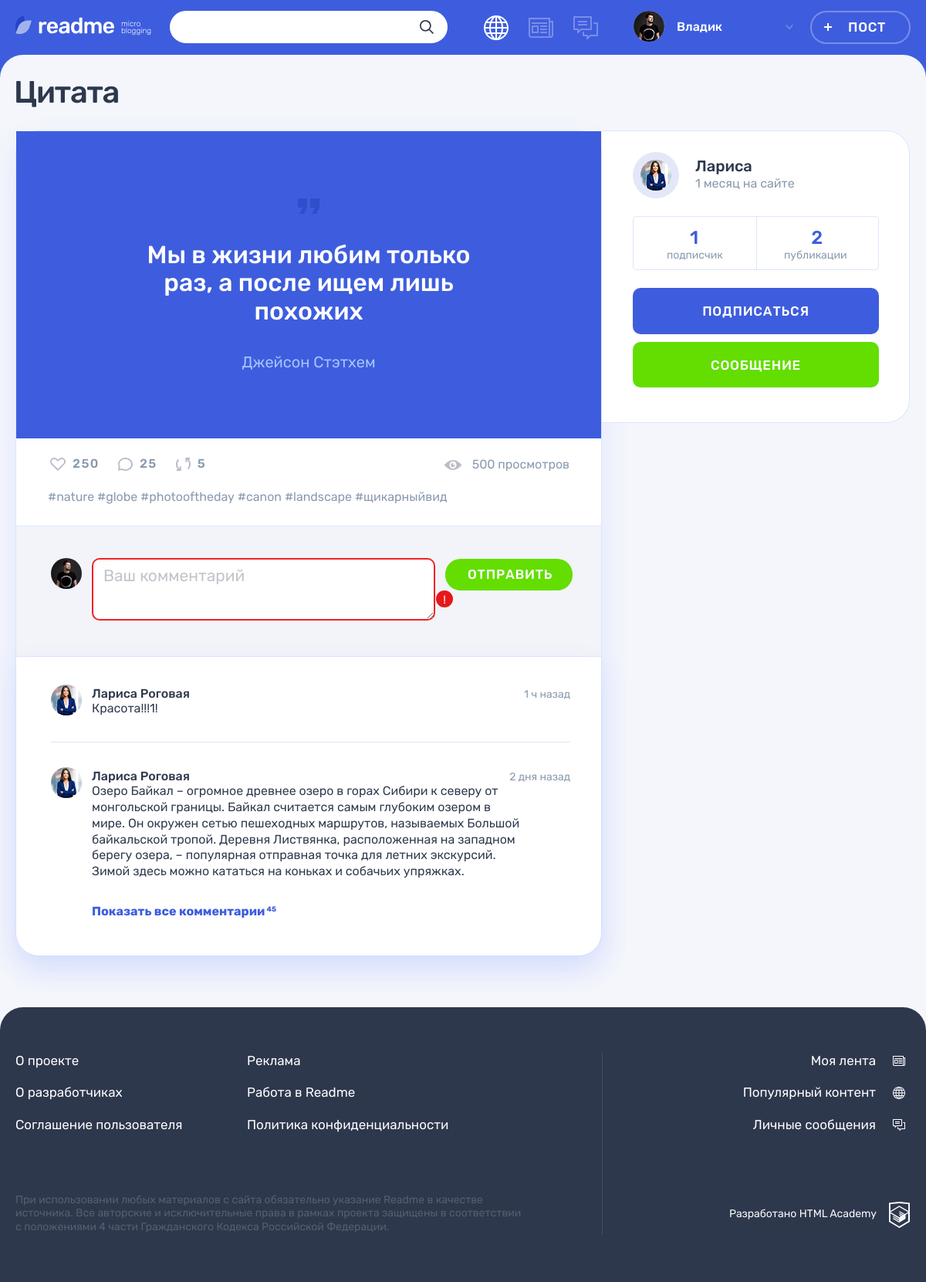
Screenshot of /post.php?id=1 (signed in) with the database file from the repository.
### tables this page shows
CREATE TABLE posts
(
  id           INT AUTO_INCREMENT PRIMARY KEY,
  dt_add       TIMESTAMP DEFAULT CURRENT_TIMESTAMP,
  title        VARCHAR(255) NOT NULL,
  text_content TEXT,
  quote_author VARCHAR(255),
  image        VARCHAR(255),
  video        VARCHAR(255),
  link         VARCHAR(255),
  views_count  INT,
  user_id      INT          NOT NULL,
  type_id      INT          NOT NULL,
  tag_id       INT
);

CREATE TABLE users
(
  id       INT AUTO_INCREMENT PRIMARY KEY,
  dt_add   TIMESTAMP DEFAULT CURRENT_TIMESTAMP,
  email    VARCHAR(128) NOT NULL UNIQUE,
  login    VARCHAR(64)  NOT NULL,
  password VARCHAR(255) NOT NULL,
  avatar   VARCHAR(255)
);

### helpers.php (called while the page is built, shortened)
<?php
function get_noun_plural_form(int $number, string $one, string $two, string $many): string {
    $number = (int)$number;
    $mod10 = $number % 10;
    $mod100 = $number % 100;
    switch (true) {
        case ($mod10 === 1):
            return $one;
        case ($mod10 >= 2 && $mod10 <= 4):
            return $two;
    }
}
function include_template($name, array $data = []) {
    $name = 'templates/' . $name;
    extract($data);
    require $name;
    $result = ob_get_clean();
    return $result;
}
function print_date_diff($date) {
    $first_date = date_create($date);
    $now = date_create('now');
    $date_diff = date_diff($now, $first_date);
    foreach ($date_diff as $period => $amount) {
        if ($amount !== 0) {
            switch ($period) {
                case 'm':
                    return "$amount " . get_noun_plural_form($amount, 'месяц', 'месяца', 'месяцев');
                    break;
            }
        }
    }
}
function get_data($con, $stmt, $is_row) {
    mysqli_stmt_execute($stmt);
    $result = mysqli_stmt_get_result($stmt);
    if ($is_row) {
        $data = mysqli_fetch_assoc($result);
    } else {
        $data = mysqli_fetch_all($result, MYSQLI_ASSOC);
    }
    return $data;
}

### models.php (called while the page is built, shortened)
<?php
function get_filtered_posts($con, $filtered_property, $value) {
    $limit = NUMBER_OF_PAGE_POSTS;
    if ($filtered_property) {
        $sql_filter = " WHERE $filtered_property = $value";
    } else {
        $sql_filter = "";
    }
    $sql = "SELECT p.*, u.login, u.avatar, t.class_name FROM posts p JOIN users u ON p.user_id = u.id JOIN types t ON p.type_id = t.id $sql_filter ORDER BY views_count DESC LIMIT ?;";
    $stmt = mysqli_prepare($con, $sql);
    mysqli_stmt_bind_param($stmt, 'i', $limit);
    $filtered_posts = get_data($con, $stmt, false);
    return $filtered_posts;
}
function get_post($con, $filtered_property, $value) {
    if ($filtered_property) {
        $sql_filter = " WHERE $filtered_property = $value";
    } else {
        $sql_filter = "";
    }
    $sql = "SELECT p.*, u.login, u.avatar, t.class_name FROM posts p JOIN users u ON p.user_id = u.id JOIN types t ON p.type_id = t.id $sql_filter;";
    $stmt = mysqli_prepare($con, $sql);
    $post = get_data($con, $stmt, true);
    return $post;
}
function get_user($con, $user_id) {
    $sql = "SELECT * FROM users WHERE id = ?;";
    $stmt = mysqli_prepare($con, $sql);
    mysqli_stmt_bind_param($stmt, 'i', $user_id);
    $user = get_data($con, $stmt, true);
    return $user;
}
function get_followers($con, $following_user_id) {
    $sql = "SELECT * FROM follows WHERE following_user_id = ?;";
    $stmt = mysqli_prepare($con, $sql);
    mysqli_stmt_bind_param($stmt, 'i', $following_user_id);
    $followers = get_data($con, $stmt, false);
    return $followers;
}

### templates/post-detail.php (the view, shortened to what this page needs)
<main class="page__main page__main--publication">
    <div class="container">
        <h1 class="page__title page__title--publication"><?= $post['title'] ?></h1>
        <section class="post-details">
            <div class="post-details__wrapper post-<?= $post['class_name'] ?>">
                <div class="post-details__main-block post post--details">
                    <?php if ($post['class_name'] === 'quote'): ?>
                        <div class="post__main">
                            <blockquote>
                                <p><?= htmlspecialchars($post['text_content']) ?></p>
                                <cite><?= htmlspecialchars($post['quote_author']) ?></cite>
                            </blockquote>
                        </div>
                    <?php elseif ($post['class_name'] === 'text'): ?>
                        <div class="post__main">
                            <p><?= htmlspecialchars($post['text_content']) ?></p>
                        </div>
                    <?php endif; ?>
                    <div class="post__indicators">
                        <div class="post__buttons">
                            <a class="post__indicator post__indicator--likes button" href="#" title="Лайк">
                                <svg class="post__indicator-icon" width="20" height="17">
                                    <use xlink:href="#icon-heart"></use>
                                </svg>
                                <span>250</span>
                            </a>
                            <a class="post__indicator post__indicator--comments button" href="#" title="Комментарии">
                                <svg class="post__indicator-icon" width="19" height="17">
                                    <use xlink:href="#icon-comment"></use>
                                </svg>
                                <span>25</span>
                            </a>
                            <a class="post__indicator post__indicator--repost button" href="#" title="Репост">
                                <svg class="post__indicator-icon" width="19" height="17">
                                    <use xlink:href="#icon-repost"></use>
                                </svg>
                                <span>5</span>
                            </a>
                        </div>
                        <span class="post__view">500 просмотров</span>
                    </div>
                    <ul class="post__tags">
                        <li><a href="#">#nature</a></li>
                        <li><a href="#">#globe</a></li>
                        <li><a href="#">#photooftheday</a></li>
                        <li><a href="#">#canon</a></li>
                        <li><a href="#">#landscape</a></li>
                        <li><a href="#">#щикарныйвид</a></li>
                    </ul>
                    <div class="comments">
                        <form class="comments__form form" action="#" method="post">
                            <div class="comments__my-avatar">
                                <img class="comments__picture" src="../img/userpic-medium.jpg" alt="Аватар пользователя">
                            </div>
                            <div class="form__input-section form__input-section--error">
                                <textarea class="comments__textarea form__textarea form__input" placeholder="Ваш комментарий"></textarea>
                                <button class="form__error-button button" type="button">!</button>
                            </div>
                            <button class="comments__submit button button--green" type="submit">Отправить</button>
                        </form>
                        <div class="comments__list-wrapper">
                            <ul class="comments__list">
                                <li class="comments__item user">
                                    <div class="comments__avatar">
                                        <a class="user__avatar-link" href="#">
                                            <img class="comments__picture" src="../img/userpic-larisa.jpg" alt="Аватар пользователя">
                                        </a>
                                    </div>
                                    <div class="comments__info">
                                        <div class="comments__name-wrapper">
                                            <a class="comments__user-name" href="#">
                                                <span>Лариса Роговая</span>
                                            </a>
                                            <time class="comments__time" datetime="2019-03-20">1 ч назад</time>
                                        </div>
                                        <p class="comments__text">
                                            Красота!!!1!
                                        </p>
                                    </div>
                                </li>
                                <li class="comments__item user">
                                    <div class="comments__avatar">
                                        <a class="user__avatar-link" href="#">
                                            <img class="comments__picture" src="../img/userpic-larisa.jpg" alt="Аватар пользователя">
                                        </a>
                                    </div>
                                    <div class="comments__info">
                                        <div class="comments__name-wrapper">
                                            <a class="comments__user-name" href="#">
                                                <span>Лариса Роговая</span>
                                            </a>
                                            <time class="comments__time" datetime="2019-03-18">2 дня назад</time>
                                        </div>
                                        <p class="comments__text">
                                            Озеро Байкал – огромное древнее озеро в горах Сибири к северу от монгольской
                                            границы. Байкал
                                            считается самым глубоким озером в мире. Он окружен сетью пешеходных
                                            маршрутов, называемых Большой
                                            байкальской тропой. Деревня Листвянка, расположенная на западном берегу
                                            озера, – популярная
                                            отправная точка для летних экскурсий. Зимой здесь можно кататься на коньках
                                            и собачьих упряжках.
                                        </p>
                                    </div>
                                </li>
                            </ul>
                            <a class="comments__more-link" href="#">
                                <span>Показать все комментарии</span>
                                <sup class="comments__amount">45</sup>
                            </a>
                        </div>
                    </div>
                </div>
                <div class="post-details__user user">
                    <div class="post-details__user-info user__info">
                        <div class="post-details__avatar user__avatar">
                            <a class="post-details__avatar-link user__avatar-link" href="#">
                                <img class="post-details__picture user__picture" src="../img/<?= $post['avatar'] ?>" alt="Аватар пользователя">
                            </a>
                        </div>
                        <div class="post-details__name-wrapper user__name-wrapper">
                            <a class="post-details__name user__name" href="#">
                                <span><?= $post['login'] ?></span>
                            </a>
                            <time class="post-details__time user__time" datetime="<?= date_format(date_create($author['dt_add']), 'Y-m-d'); ?>"><?= print_date_diff($author['dt_add']); ?> на сайте</time>
                        </div>
                    </div>
                    <div class="post-details__rating user__rating">
                        <p class="post-details__rating-item user__rating-item user__rating-item--subscribers">
                            <span class="post-details__rating-amount user__rating-amount"><?= $number_of_author_followers ?></span>
                            <span class="post-details__rating-text user__rating-text"><?= get_noun_plural_form($number_of_author_followers, 'подписчик', 'подписчика', 'подписчиков') ?></span>
                        </p>
                        <p class="post-details__rating-item user__rating-item user__rating-item--publications">
                            <span class="post-details__rating-amount user__rating-amount"><?= $amount_of_author_posts ?></span>
                            <span class="post-details__rating-text user__rating-text"><?= get_noun_plural_form($amount_of_author_posts, 'публикация', 'публикации', 'публикаций') ?></span>
                        </p>
                    </div>
                    <div class="post-details__user-buttons user__buttons">
                        <button class="user__button user__button--subscription button button--main" type="button">
                            Подписаться
                        </button>
                        <a class="user__button user__button--writing button button--green" href="#">Сообщение</a>
                    </div>
                </div>
            </div>
        </section>
    </div>
</main>

### rows the page displays
posts: title "Цитата", text_content "Мы в жизни любим только раз, а после ищем лишь похожих", quote_author "Джейсон Стэтхем"
users: avatar (picture), login "Лариса", dt_add "1 месяц", dt_add "подписчик"

### other values shown
$user_name "Владик"
$number_of_author_followers "1"
$amount_of_author_posts "2"
